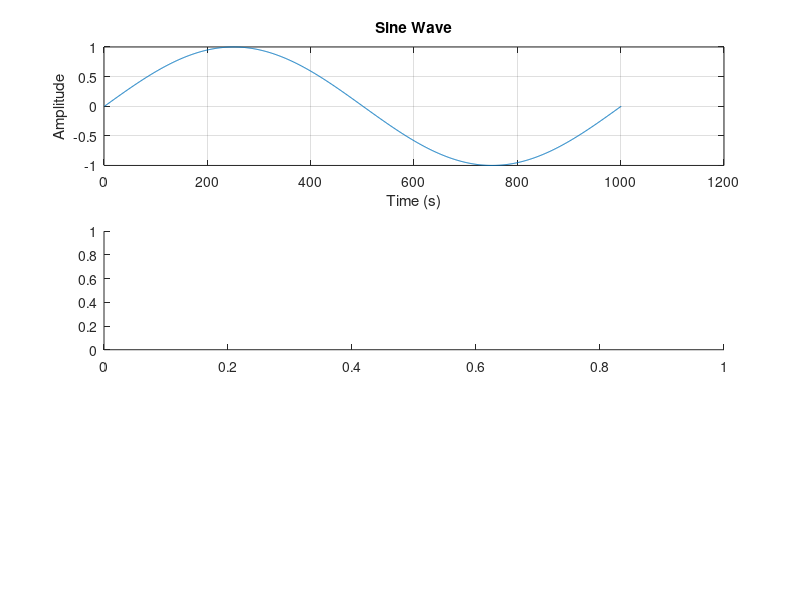

The MATLAB source for this figure: (Note: this script raises an error after producing the figure.)
f1 = 1;
a1 = 1;
t1 = 0:0.001:1;

w1 = 2*pi*f1;
x1 = a1*sin(w1*t1);

subplot(3,1,1); 
plot(x1);
xlabel('Time (s)');
ylabel('Amplitude');
title('Sine Wave');
grid on;

y=zeros(1,10)
subplot(3,1,2);  
plot(t2,x2);
xlabel('Time (s)');
ylabel('Amplitude');
title('');
grid on;

y = conv(x1,x2);

subplot(3,1,3);  
plot(y);
xlabel('Time (s)');
ylabel('Amplitude');
title('Convolution Result');
grid on;


% Misc. Watermark
annotation('textbox', 'String', '20240802543', 'FontSize', 30, 'Color', [0.5, 0.5, 0.5],'EdgeColor', 'none', 'HorizontalAlignment', 'center', 'Rotation', 45);
